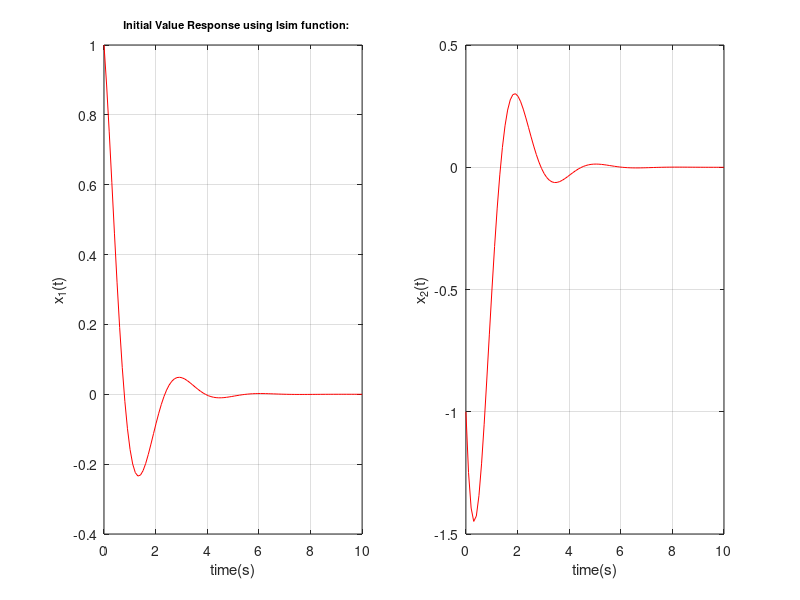

Write the MATLAB code that produced this figure.
clc
clear all
close all

%% Problem Statement
% With Given details below, Plot only the Initial Value Response (State
% Vector)
%%
% 
% <<ProblemStatement.jpg>>
% 

%% Initial Value Response (State Vector Only) using EXPM function 
x_0 = [1 ; -1];
A = [0, 1; -5, -2]; 
B = [0; 1];
t = linspace(0, 10, 100); % Creating a linearly spaced vector of 100 elements between 0 to 10s
M = zeros(100,2); % Making a 100 by 2 matrix with all elements 0
for j = 1:2 
    for k = 1:100
        X = expm(A*t(k))*x_0;
        M(k,j) = X(j); % Inputing the 1st element of each X matrix in the 1st column of Matrix M followed by 2nd element of each X matric in the 2nd column of Matrix M  
    end
end

figure()
subplot(1,2,1)
plot(t,M(:,1),'b');
title(' \fontsize{11} Initial Value Response using expm function:');
grid on
ylabel('x_1(t)');
xlabel('time(s)');

subplot(1,2,2)
plot(t,M(:,2),'b');
grid on
ylabel('x_2(t)');
xlabel('time(s)');
%% Initial Value Response (State Vector Only) using LSIM function 
u = zeros(100,1); %Note: A, B, t and x_0 are defined in the EXPM code
C = eye(2);
D = zeros(2,1);
sys = ss(A,B,C,D);

[y,t] = lsim(sys,u,t,x_0);

subplot(1,2,1)
plot(t, y(:,1), 'r');
title(' \fontsize{11} Initial Value Response using lsim function:');
grid on
ylabel('x_1(t)');
xlabel('time(s)');

subplot(1,2,2)
plot(t, y(:,2), 'r');
grid on
ylabel('x_2(t)');
xlabel('time(s)');

